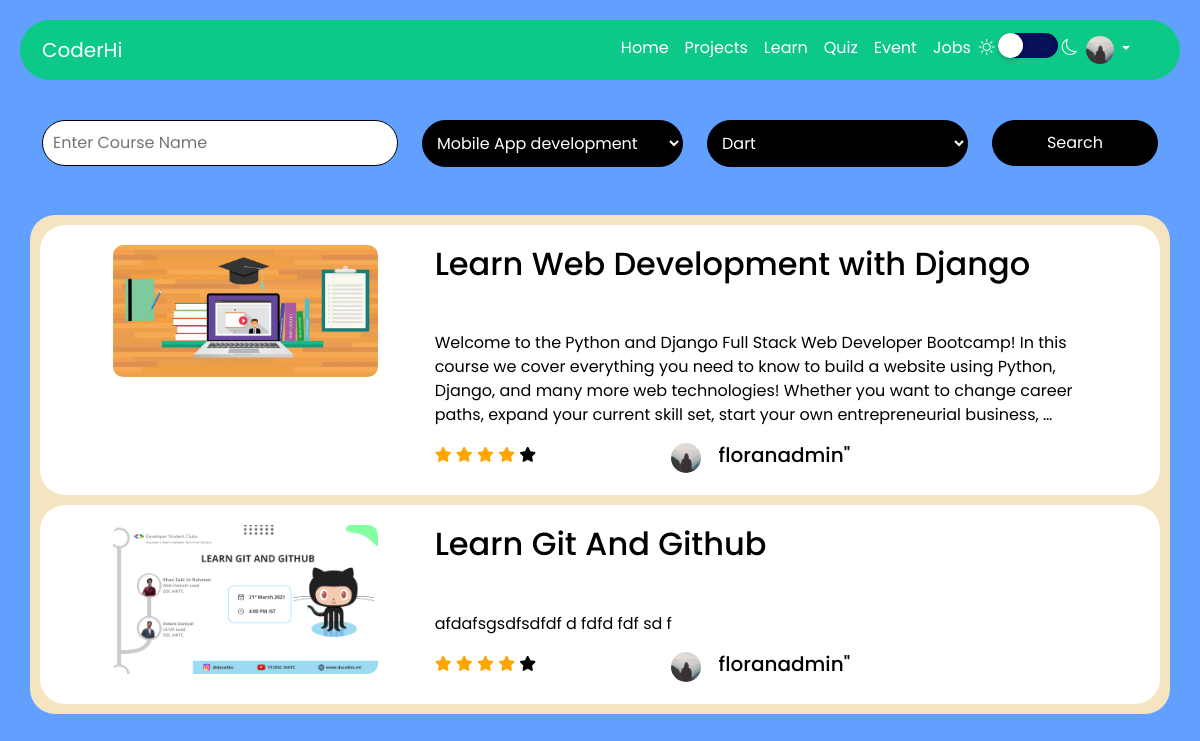
Screenshot of /course/explore/ (signed in) with the database file from the repository.
### users/models.py (models this page shows, shortened)
class Profile(models.Model):
    user = models.OneToOneField(User, on_delete=models.CASCADE)
    image = models.ImageField(default='default.jpg',upload_to='profile_pics')
    languages_prefer = models.ManyToManyField(language_category,blank=True,default=None)
    rating = models.IntegerField(default=0)

### course/models.py (models this page shows, shortened)
class course(models.Model):
    teacherId = models.ForeignKey(User,on_delete=models.CASCADE)
    thumbnail_image = models.ImageField(upload_to="course_thubnail",default='course_default.jpg')
    course_name = models.CharField(max_length=200,unique=True)
    course_description = models.TextField()
    course_type = models.ForeignKey(Type_category,on_delete=models.CASCADE)
    language_type = models.ForeignKey(language_category,on_delete=models.CASCADE)
    fees = models.IntegerField(default=0)
    studentEnrolled = models.ManyToManyField(User,related_name="enrolled_student", blank=True, default=None)
    studentCompleted = models.ManyToManyField(User,related_name="completed_student", blank=True, default=None)

### course/views.py (the view)
# urls.py: path('explore/',courseListView.as_view(),name='course-list'),
class courseListView(LoginRequiredMixin,ListView):
    model = course
    template_name='course-list.html'
    context_object_name='courses'
    def get_context_data(self,**kwargs):
        context = super().get_context_data(**kwargs)
        context['types'] = Type_category.objects.all()
        context['categorys'] = language_category.objects.all()
        return context

### course/templates/course-list.html
{% extends 'base.html' %}
{% load crispy_forms_tags %}
{% block content %}
<form action="{%url 'search' %}" method="GET">
    <div class="row">
    <div class="col-4">
      <input type="text" name="search_name" class="comment-box" placeholder="Enter Course Name" />
    </div>
    <div class="col-3">
      <select name="type" class="comment-button" >
        {%for type in types%}
        <option value="{{type.name}}">{{type.name}}</option>
        {% endfor %}
      </select>
    </div>
    <div class="col-3">
      <select name="category" class="comment-button">
        {%for category in categorys %}
        <option value="{{category.name}}">{{category.name}}</option>
        {% endfor %}
      </select>
    </div>
    <div class="col-2">
      <input type="submit" value="Search"  class="comment-button">
    </div>
  </div>
  </form>
<br><br>
<div class="row">
    <div class="col-12 col-md-12 container-style">
        {% for object in courses %}
        <a class="course-link" href="{% url 'course-detail' object.id%}">
            <div class="blog-sec">
                <div class="row">
                    <div class="col-12 col-md-4">
                        <img class="course-img" src="{{object.thumbnail_image.url}}">
                    </div>
                    <div class="col-12 col-md-8 couse-desp">
                        <h2>{{object.course_name}}</h2>
                        <p style="white-space: pre-line;">
                           {{object.course_description|safe|truncatewords:"50"|linebreaks}}
                        </p>
                        <div class="row">
                            <div class="col-4">
                                <span class="fa fa-star checked"></span>
                                <span class="fa fa-star checked"></span>
                                <span class="fa fa-star checked"></span>
                                <span class="fa fa-star checked"></span>
                                <span class="fa fa-star"></span>
                            </div>
                            <div class="col-7">
                                <div class="row">
                                    <div class="col-1">
                                        <img class="rounded-circle teacher-img" src="{{ object.teacherId.profile.image.url}}"">
                                    </div>
                                    <div class="col-11 teacher_name">
                                        <h5>{{ object.teacherId.username}}"</h5>
                                    </div>
                                </div>
                            </div>
                        </div>
                    </div>
                </div>
            </div>
        </a>
        {% endfor %}
    </div>
</div>
{% endblock content %}

### mainpage/templates/base.html (shortened to what this page needs)
{% load static %}
<!DOCTYPE html>
<html lang="en">
<head>
<link rel="stylesheet" type="text/css" href="//cdn.jsdelivr.net/npm/slick-carousel@1.8.1/slick/slick.css"/>
<link rel="stylesheet" type="text/css" href="//cdn.jsdelivr.net/npm/slick-carousel@1.8.1/slick/slick-theme.css"/>
<link rel="stylesheet" href="https://cdnjs.cloudflare.com/ajax/libs/font-awesome/5.10.2/css/all.min.css">
<link rel="stylesheet" href="https://cdnjs.cloudflare.com/ajax/libs/font-awesome/5.10.2/css/font-awesome.min.css">
<link href="https://cdn.jsdelivr.net/npm/bootstrap@5.0.0-beta2/dist/css/bootstrap.min.css" rel="stylesheet">
<link id="theme" rel="stylesheet" href="{% static 'css/girls-theme.css' %}">
<link rel="stylesheet" href="{% static 'css/index.css' %}">
<link rel="stylesheet" href="https://cdn.jsdelivr.net/npm/bootstrap-icons@1.4.0/font/bootstrap-icons.css">
<link rel="stylesheet" href="https://cdnjs.cloudflare.com/ajax/libs/toastr.js/latest/toastr.css" />
</head>
<body>
  <nav class="navbar navbar-expand-lg navbar-light bg-light">
    <div class="container">
      <a class="navbar-brand" href="{% url 'blog-list' %}">CoderHi</a>
      <div class="collapse navbar-collapse" id="navbarSupportedContent">
        <ul class="navbar-nav ms-auto">
          <li class="nav-item">
            <a class="nav-link active" aria-current="page" href="{% url 'blog-list' %}">Home</a>
          </li>
          <li class="nav-item">
            <a class="nav-link" href="{% url 'project-list' %}">Projects</a>
          </li>
          {% if not request.user.groups.all %}
          <li class="nav-item">
            <a class="nav-link" href="{% url 'main-course-list' %}">Learn</a>
          </li>
          <li class="nav-item">
            <a class="nav-link" href="{% url 'courses' %}">Quiz</a>
          </li>
          {% endif %}
          <li class="nav-item">
            <a class="nav-link" href="{% url 'event-list' %}">Event</a>
          </li>
          <li class="nav-item">
            <a class="nav-link" href="{% url 'job-list' %}">Jobs</a>
          </li>
          <li class="nav-item">
            <div class="theme-toggler">
              <i class="bi bi-brightness-high"></i> <input type="checkbox" class="theme-change" onclick="MaintoggleTheme()"> <i class="bi bi-moon"></i>
            </div>
          </li>
          <li class="nav-item dropdown" style="margin-right: 20px;">
            <a class="nav-link dropdown-toggle" href="#" id="navbarDropdown" role="button" data-bs-toggle="dropdown" aria-expanded="false">
              <img src="{{ user.profile.image.url}}" class="rounded-circle profile-img">
            </a>
          </li>
        </ul>
      </div>
    </div>
  </nav>
    <div class="container main">
        {% block content %}
        {% endblock content %}
    </div>
</body>
</html>

### mainpage/static/css/girls-theme.css (style rules this page uses)
body { background-color: #61a0ff !important; }
.navbar { background-color: #0dc987 !important; }
.container-style { background-color: #F4E4C1 !important; }

### mainpage/static/css/index.css (style rules this page uses)
* { margin: 0px; box-sizing: border-box; scroll-behavior: smooth; }
body { height: 100%; font-family: 'Poppins', sans-serif !important; }
.navbar { border-radius: 50px !important; margin: 20px; }
.nav-link, .navbar-brand { color: #fff !important; text-decoration: none; }
.theme-toggler { top: 30px; color: #fff; font-weight: 700; font-size: 1em; z-index: 100; cursor: pointer; }
.theme-change { position: relative; top: 5px; width: 60px; height: 25px; -webkit-appearance: none; background-color: #080f5b; outline: none; border-radius: 50px; transition: 0.5s; box-shadow: inset 0 0 5px rgba(0, 0, 0, .2); }
.theme-change:before { content: ''; position: absolute; width: 25px; height: 25px; border-radius: 50%; top: 0; left: 0; background-color: #fff; transition: .5s; box-shadow: 0 2px 5px rgba(0, 0, 0, .2); }
.profile-img { height: 28px; width: 28px; }
.main { width: 100% !important; }
.container-style { border-radius: 25px !important; padding: 0 10px; padding-bottom: 10px; }
.blog-sec { margin-top: 10px; border-radius: 25px !important; background-color: #fff !important; padding: 20px 40px; }
.teacher-img { height: 30px; width: 30px; margin-right: 26px; }
.teacher_name { padding-left: 25px; font-size: 1em; }
#id_body, .comment-box { margin-top: 20px; border-radius: 50px; width: 100%; border: solid 0.3px #000; padding: 10px; }
.comment-button { background-color: #000; color: #fff; margin-top: 20px; border-radius: 50px; width: 100%; border: solid 0.3px #000; padding: 10px; }
.fa { font-size: 25px; }
.fa-star { font-size: 15px; }
.checked { color: orange; }
.add_prj, .course-link:hover, .course-link { text-decoration: none; text-transform: none; color: #000; }
.course-img { width: 80%; margin: auto; border-radius: 10px; display: block; }
.couse-desp { display: block; margin-top: auto; margin-bottom: auto; }

### rows the page displays
course: thumbnail_image (placeholder picture), course_name "Learn Web Development with Django", course_description "Welcome to the Python and Django Full Stack Web Developer Bootcamp! In this course we cover everything you need to know to build a website using Python, Django, and many more web technologies! Whether you want to change career paths, expand your current skill set, start your own entrepreneurial business, …", teacherId.profile.image (placeholder picture), teacherId.username "floranadmin"
course: thumbnail_image (picture), course_name "Learn Git And Github", course_description "afdafsgsdfsdfdf d fdfd fdf sd f", teacherId.profile.image (placeholder picture), teacherId.username "floranadmin"

### other values shown
form field type "Mobile App development"
form field category "Dart"
